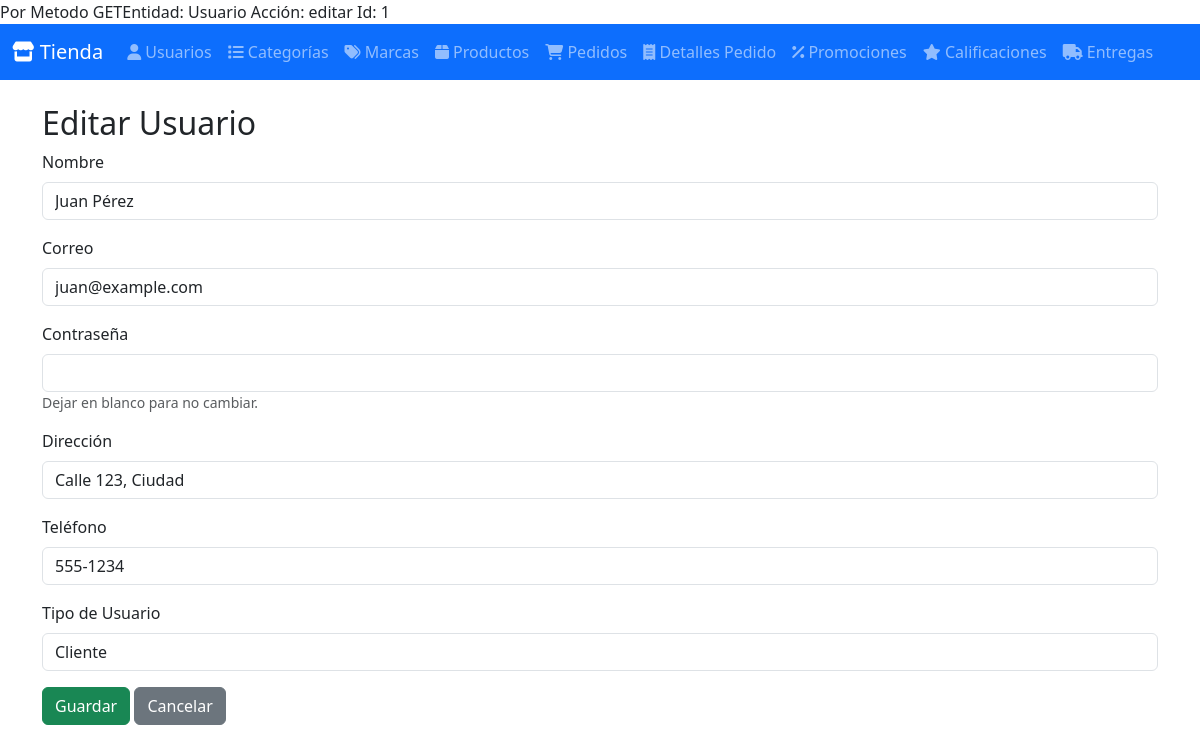
The app's page /index.php?entity=Usuario&action=editar&id=1 with its own data.
### tables this page shows
CREATE TABLE usuarios (
    id INT AUTO_INCREMENT PRIMARY KEY,
    nombre VARCHAR(100) NOT NULL,
    correo VARCHAR(100) UNIQUE NOT NULL,
    contrasena VARCHAR(255) NOT NULL,
    direccion TEXT,
    telefono VARCHAR(20),
    tipo_usuario ENUM('cliente', 'admin') DEFAULT 'cliente',
    fecha_registro DATE DEFAULT (CURDATE())
);

### Model/ClassUsuario.php (called while the page is built, shortened)
<?php
require_once BASE_PATH . DIRECTORY_SEPARATOR . 'Config' . DIRECTORY_SEPARATOR . 'ClassDatabase.php';
class ClassUsuario {
    private $conn;
    public function __construct() {
        $db = new ClassDatabase();
        $this->conn = $db->getConnection();
    }
    public function getUsuarioById($id) {
        try {
            $stmt = $this->conn->prepare("SELECT * FROM usuarios WHERE id = :id");
            $stmt->bindParam(':id', $id);
            $stmt->execute();
            return $stmt->fetch(PDO::FETCH_ASSOC);
        } catch (PDOException $e) {
            return "Error: " . $e->getMessage();
        }
    }
}
?>

### Config/ClassDatabase.php (called while the page is built, shortened)
<?php
class ClassDatabase {
    private $host = 'localhost';
    private $db_name = 'bd_tienda_dulces';
    private $username = 'root';
    private $password = 'password';
    public function getConnection() {
        $this->conn = null;
        try {
            $this->conn = new PDO("mysql:host={$this->host};dbname={$this->db_name}", $this->username, $this->password);
            $this->conn->setAttribute(PDO::ATTR_ERRMODE, PDO::ERRMODE_EXCEPTION);
        } catch (PDOException $e) {
            echo "Error de conexión: " . $e->getMessage();
        }
        return $this->conn;
    }
}
?>

### Controller/ClassUsuarioController.php (called while the page is built, shortened)
<?php
require_once BASE_PATH . DIRECTORY_SEPARATOR . 'Model' . DIRECTORY_SEPARATOR . 'ClassUsuario.php';
class ClassUsuarioController {
    public function getUsuarioByIdController($id) {
        $usuarioModel = new ClassUsuario();
        $usuario = $usuarioModel->getUsuarioById($id);
        return $usuario;
    }
}
?>

### View/Usuario/formUsuario.php (the view, shortened to what this page needs)
<?php
$usuario = $elemento ?? ['id' => '', 'nombre' => '', 'correo' => '', 'direccion' => '', 'telefono' => '', 'tipo_usuario' => 'cliente'];
$isEdit = !empty($usuario['id']);
?>
<h2><?php echo $isEdit ? 'Editar Usuario' : 'Registrar Usuario'; ?></h2>
<form method="POST" action="index.php">
    <div class="mb-3">
        <label class="form-label">Nombre</label>
        <input type="text" name="nombre" class="form-control" value="<?php echo htmlspecialchars($usuario['nombre']); ?>" required>
    </div>
    <div class="mb-3">
        <label class="form-label">Correo</label>
        <input type="email" name="correo" class="form-control" value="<?php echo htmlspecialchars($usuario['correo']); ?>" required>
    </div>
    <div class="mb-3">
        <label class="form-label">Contraseña</label>
        <input type="password" name="contrasena" class="form-control" <?php echo $isEdit ? '' : 'required'; ?>>
        <?php if ($isEdit) echo "<small class='text-muted'>Dejar en blanco para no cambiar.</small>"; ?>
    </div>
    <div class="mb-3">
        <label class="form-label">Dirección</label>
        <input type="text" name="direccion" class="form-control" value="<?php echo htmlspecialchars($usuario['direccion']); ?>">
    </div>
    <div class="mb-3">
        <label class="form-label">Teléfono</label>
        <input type="text" name="telefono" class="form-control" value="<?php echo htmlspecialchars($usuario['telefono']); ?>">
    </div>
    <div class="mb-3">
        <label class="form-label">Tipo de Usuario</label>
        <select name="tipo_usuario" class="form-control">
            <option value="cliente" <?php echo $usuario['tipo_usuario'] == 'cliente' ? 'selected' : ''; ?>>Cliente</option>
        </select>
    </div>
    <button type="submit" class="btn btn-success">Guardar</button>
    <a href="index.php?entity=Usuario&action=listar" class="btn btn-secondary">Cancelar</a>
</form>

### records on screen
usuarios: nombre "Juan Pérez", correo "juan@example.com", direccion "Calle 123, Ciudad", telefono "555-1234", tipo_usuario "Cliente"

### other values on screen
$entity "Usuario"
$action "editar"
$id "1"
$label "Usuarios Categorías Marcas Productos Pedidos Detalles Pedido Promociones Calificaciones Entregas"
